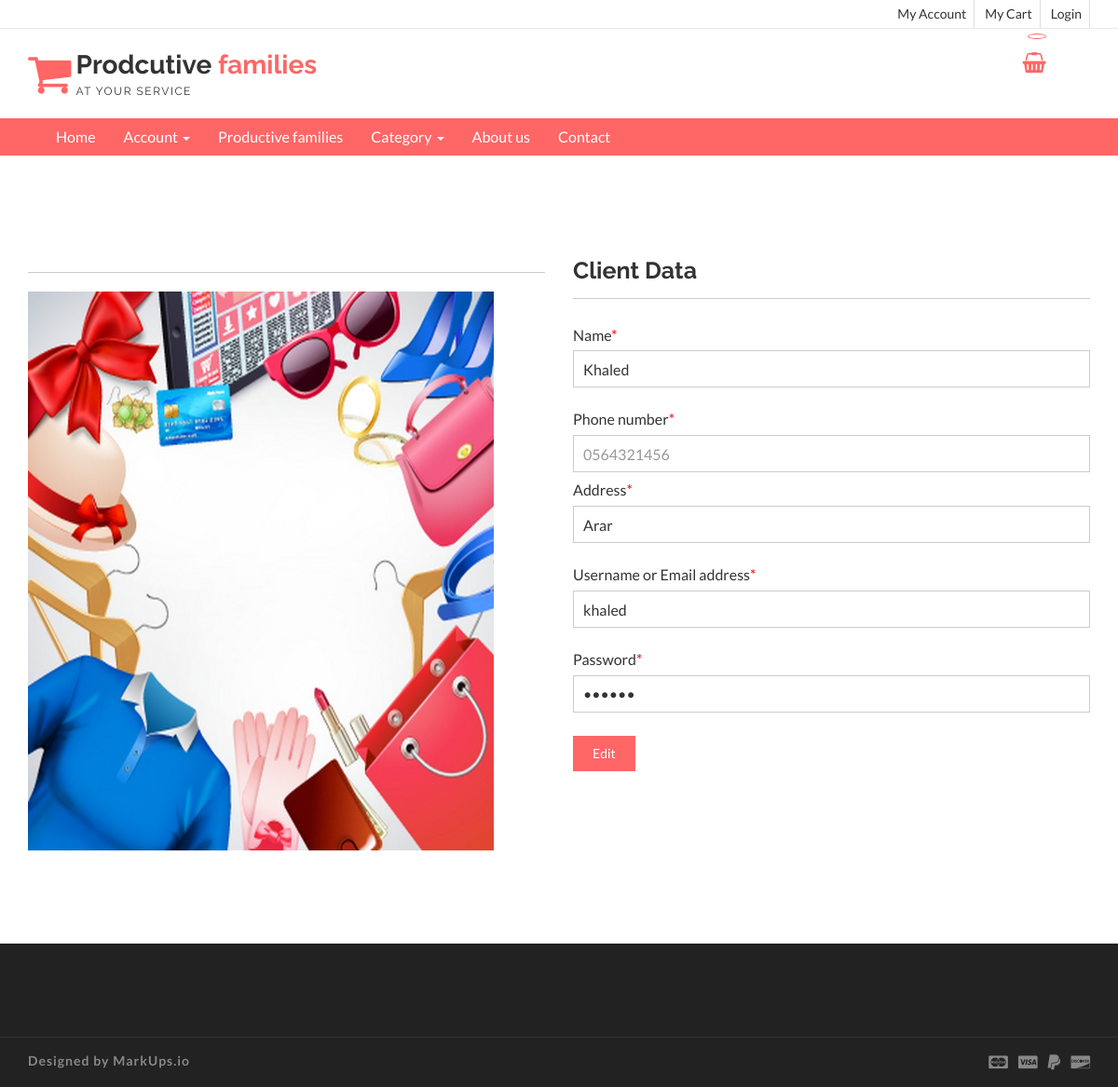
Page /editclientdata.php?clientid=1 on the committed database.
### tables this page shows
CREATE TABLE `client` (
  `clientid` int(11) NOT NULL,
  `cname` varchar(100) NOT NULL,
  `phoneno` varchar(50) NOT NULL,
  `address` varchar(200) NOT NULL,
  `username` varchar(50) NOT NULL,
  `password` varchar(50) NOT NULL
);

### editclientdata.php (the view, shortened to what this page needs)
<!DOCTYPE html>
<html lang="en">
  <head>
    <link href="css/font-awesome.css" rel="stylesheet">
    <link href="css/bootstrap.css" rel="stylesheet">
    <link href="css/jquery.smartmenus.bootstrap.css" rel="stylesheet">
    <link rel="stylesheet" type="text/css" href="css/jquery.simpleLens.css">
    <link rel="stylesheet" type="text/css" href="css/slick.css">
    <link rel="stylesheet" type="text/css" href="css/nouislider.css">
    <link id="switcher" href="css/theme-color/default-theme.css" rel="stylesheet">
    <link href="css/sequence-theme.modern-slide-in.css" rel="stylesheet" media="all">
    <link href="css/style.css" rel="stylesheet">
  </head>
  <body>
  <header id="aa-header">
    <div class="aa-header-top">
      <div class="container">
        <div class="row">
          <div class="col-md-12">
            <div class="aa-header-top-area">
              <div class="aa-header-top-right">
                <ul class="aa-head-top-nav-right">
                  <li><a href="clienthome.php">My Account</a></li>
                  <li class="hidden-xs"><a href="clientcart.php">My Cart</a></li>
                  <li><a href="" data-toggle="modal" data-target="#login-modal">Login</a></li>
                </ul>
              </div>
            </div>
          </div>
        </div>
      </div>
    </div>
    <div class="aa-header-bottom">
      <div class="container">
        <div class="row">
          <div class="col-md-12">
            <div class="aa-header-bottom-area">
              <div class="aa-logo">
                <a href="index.html">
                  <span class="fa fa-shopping-cart"></span>
                  <p>Prodcutive <strong>families</strong> <span>at your service</span></p>
                </a>
              </div>
              <div class="aa-cartbox">
                <a class="aa-cart-link" href="#">
                  <span class="fa fa-shopping-basket"></span>
                  <span class="aa-cart-notify"></span>
                </a>
              </div>
            </div>
          </div>
        </div>
      </div>
    </div>
  </header>
  <section id="menu">
    <div class="container">
      <div class="menu-area">
        <div class="navbar navbar-default" role="navigation">
          <div class="navbar-collapse collapse">
            <ul class="nav navbar-nav">
              <li><a href="index.php">Home</a></li>
              <li><a href="#">Account <span class="caret"></span></a>
              </li>
              <li><a href="profamily.php">Productive families </a>
              </li>
              <li><a href="#">Category <span class="caret"></span></a>
              </li>
                 <li><a href="about.php">About us</a></li>
                <li><a href="contact.php">Contact</a></li>
            </ul>
          </div>
        </div>
      </div>
    </div>
  </section>
 <section id="aa-myaccount">
   <div class="container">
     <div class="row">
       <div class="col-md-12">
        <div class="aa-myaccount-area">
            <div class="row">
              <div class="col-md-6">
                <div class="aa-myaccount-login">
                <h4></h4>
                    <?php
require 'config.php';
$clientid= $_GET['clientid'];
$result = mysqli_query($con,"SELECT * FROM client where clientid= '$clientid' ")
or die(mysqli_error());
while($row = mysqli_fetch_array( $result )) {
?>
                 <img src="img/343.jpg" width="500" height="600">
                </div>
              </div>
              <div class="col-md-6">
                <div class="aa-myaccount-register">
                 <h4>Client Data</h4>
                 <form action="" method="post" class="aa-login-form">
                    <label for="">Name<span>*</span></label>
                    <input type="text" placeholder="name" value="<?php echo htmlentities($row['cname']);?>" name="name" required>
                     <label for="">Phone number<span>*</span></label>
                    <input type="tel" placeholder="Enter correct phone number" value="<?php echo htmlentities($row['phoneno']);?>" name="phone" pattern="[05]{2}[0-9]{4}[0-9]{4}" data-msg="Enter correct phone number" required style=" border: 1px solid #ccc;
  color: #999;
  height: 40px;
  padding: 10px;
  width: 100%; ">
                     <label for="">Address<span>*</span></label>
                    <input type="text" placeholder="Phone" value="<?php echo htmlentities($row['address']);?>" name="address" required minlength="10"  data-msg="Enter correct address" required>
                    <label for="">Username or Email address<span>*</span></label>
                    <input type="text" placeholder="Username or email" value="<?php echo htmlentities($row['username']);?>" name="username" required>
                    <label for="">Password<span>*</span></label>
                    <input type="password" placeholder="Password" value="<?php echo htmlentities($row['password']);?>" name="password" required minlength="8"  data-msg="Password is not less than 8 characters">
                    <button type="submit" class="aa-browse-btn" name="log">Edit</button>
                  </form>
                    <?php
}
?>
                </div>
              </div>
            </div>
         </div>
       </div>
     </div>
   </div>
 </section>
  <footer id="aa-footer">
    <div class="aa-footer-top">
    </div>
    <div class="aa-footer-bottom">
      <div class="container">
        <div class="row">
        <div class="col-md-12">
          <div class="aa-footer-bottom-area">
            <p>Designed by <a href="http://www.markups.io/">MarkUps.io</a></p>
            <div class="aa-footer-payment">
              <span class="fa fa-cc-mastercard"></span>
              <span class="fa fa-cc-visa"></span>
              <span class="fa fa-paypal"></span>
              <span class="fa fa-cc-discover"></span>
            </div>
          </div>
        </div>
      </div>
      </div>
    </div>
  </footer>
  </body>
</html>

### css/theme-color/default-theme.css (style rules this page uses)
.aa-browse-btn { background-color: #ff6666; border: 1px solid #ff6666; }
#aa-header .aa-header-bottom .aa-header-bottom-area .aa-logo a > span { color: #ff6666; }
#aa-header .aa-header-bottom .aa-header-bottom-area .aa-logo a strong { color: #ff6666; }
#aa-header .aa-header-bottom .aa-cartbox .aa-cart-link { color: #ff6666; }
#aa-header .aa-header-bottom .aa-cartbox .aa-cart-link .aa-cart-notify { border: 1px solid #ff6666; color: #ff6666; }
#aa-header .aa-header-bottom .aa-cartbox .aa-cart-link .aa-cart-notify:after { border-top-color: #ff6666; }
#menu { background-color: #ff6666; }

### rows in the picture
client: name "Khaled", phone "0564321456", address "Arar", username "khaled"
